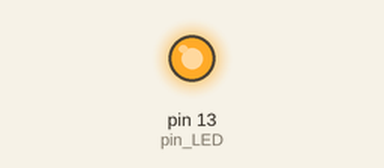
This sketch was run on a simulated Arduino Uno, built with avr-gcc and run on an emulated ATmega328P. Shown: output pins drawn as LEDs (lit = HIGH).

Above: at 0.2 s.
At 6.0 s:
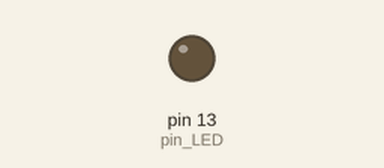
Timing chart, 0 to 9.1 s (numbered marks = the images above):
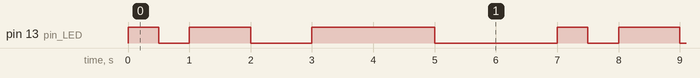

The sketch:

ex03_led.ino
```cpp
int pin_LED=13;

void setup() {
  // put your setup code here, to run once:
  pinMode(pin_LED, OUTPUT);
}

void loop() {
  // put your main code here, to run repeatedly:
  digitalWrite(pin_LED, HIGH);
  delay(500);
  digitalWrite(pin_LED, LOW);
  delay(500);

  digitalWrite(pin_LED, HIGH);
  delay(1000);
  digitalWrite(pin_LED, LOW);
  delay(1000);

  digitalWrite(pin_LED, HIGH);
  delay(2000);
  digitalWrite(pin_LED, LOW);
  delay(2000);
}
```

Measured:
- by itself, pin 13 (pin_LED): repeats every 7.0 s: LOW 0.50 s, HIGH 1.0 s, LOW 1.0 s, HIGH 2.0 s, LOW 2.0 s, HIGH 0.50 s
- by itself, everything shown: repeats every 7.0 s, in 6 steps
